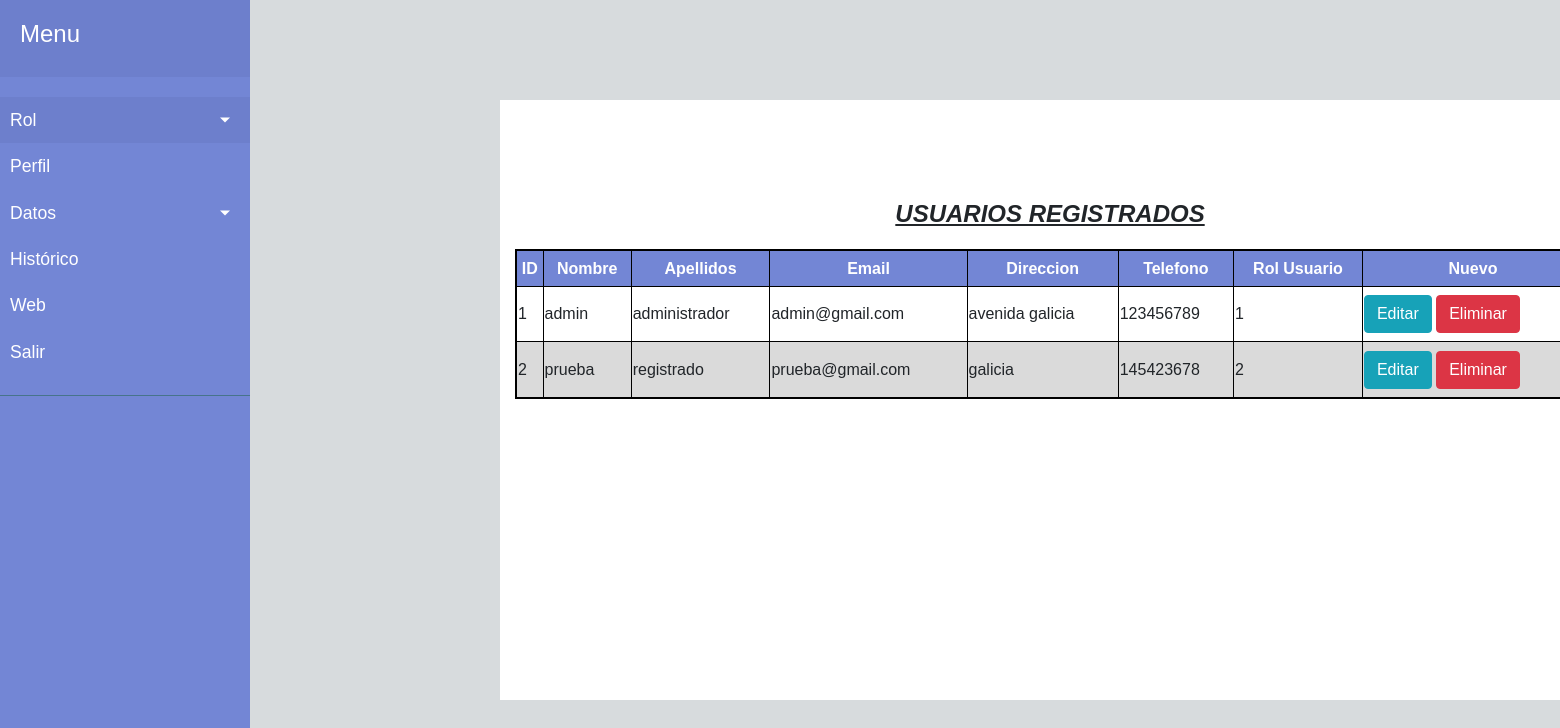
The app's page /usuarios.php with its own data.
### tables this page shows
CREATE TABLE usuarios(
    ID              BIGINT(20)          NOT NULL AUTO_INCREMENT,
    NOMBRE          VARCHAR(255)        NOT NULL,
    APELLIDOS       VARCHAR(255)        NOT NULL,
    EMAIL           VARCHAR(60)         NOT NULL UNIQUE,
    DIRECCION       VARCHAR(255)        NOT NULL,
    TELEFONO        VARCHAR(9)          NOT NULL UNIQUE,
    CONTRASENHA     VARCHAR(255)     NOT NULL,
    ROL_USUARIO BIGINT(20)          NOT NULL,

    PRIMARY KEY(ID),
    FOREIGN KEY (ROL_USUARIO) REFERENCES Roles(ID)
);

### usuarios.php (the view, shortened to what this page needs)
<!DOCTYPE html>
<html lang="en">
<head>
    <link rel="stylesheet" href="css/bootstrap.min.css" />
    <link rel="stylesheet" href="css/fontawesome.min.css" />
    <link rel="stylesheet" href="css/solid.min.css" />
    <link rel="stylesheet" href="css/brands.min.css" />
    <link rel="stylesheet" href="css/stylesUsuarios.css">
</head>
<body style="background-color: #D7DBDD;">
    <div class="wrapper">
        <nav id="sidebar">
            <div class="sidebar-header">
                <h4>Menu <?php echo $_SESSION['username'] ?></h4>
            </div>
            <ul class="list-unstyled components">
                <li class="active">
                    <a href="#submenuInicio" data-toggle="collapse" aria-expanded="false" class="dropdown-toggle">Rol</a>
                </li>
                <li>
                    <a href="admin.php">Perfil</a>
                </li>
                <li>
                    <a href="#pageSubmenu" data-toggle="collapse" aria-expanded="false" class="dropdown-toggle">Datos</a>
                </li>
                <li>
                    <a href="#">Histórico</a>
                </li>
                <li>
                    <a href="index.php">Web</a>
                </li>
                <li>
                    <a href="logout.php">Salir</a>
                </li>
            </ul>
        </nav>
        <div class="container bg-white mt-9 mb-9" style="margin-top: 100px; margin-left:500px; height: 600px">
            <h4 class="text-center" style="margin-top: 100px; font-style:italic; font-weight: bolder; text-decoration:underline;">USUARIOS REGISTRADOS</h4>
                <table border=1 style="border:2px solid black; margin-top:20px">
                    <tr>
                        <th>ID</th>
                        <th>Nombre</th>
                        <th>Apellidos</th>
                        <th>Email</th>
                        <th>Direccion</th>
                        <th>Telefono</th>
                        <th>Rol Usuario</th>
                        <th><a href="nuevo.php">Nuevo</a></th>
                    </tr>
                        <?php
                        include './config/config.php';
                        $sql = $conexion -> query("SELECT id,nombre,apellidos,email,direccion,telefono, rol_usuario FROM usuarios");
                        while($mostrarUsuarios = $sql -> fetch_array(MYSQLI_ASSOC)){
                        ?>
                        <tr>
                            <td><?php echo $mostrarUsuarios['id'];?></td>
                            <td><?php echo $mostrarUsuarios['nombre'];?></td>
                            <td><?php echo $mostrarUsuarios['apellidos'];?></td>
                            <td><?php echo $mostrarUsuarios['email'];?></td>
                            <td><?php echo $mostrarUsuarios['direccion'];?></td>
                            <td><?php echo $mostrarUsuarios['telefono'];?></td>
                            <td><?php echo $mostrarUsuarios['rol_usuario'];?></td>
                            <td>
                            <button class="btn btn-info"><a class="link_edit" href="actualizarUsuario.php?id=<?php echo $mostrarUsuarios['id'];?>">Editar</a></button>
                            <button class="btn btn-danger"><a class="link-delete" href="borrar.php?id=<?php echo $mostrarUsuarios['id'];?>" >Eliminar</a></button>
                            </td>
                        </tr>
                        <?php
                        }
                        ?>
                </table>
            </div>
        </div>
</body>
</html>

### css/stylesUsuarios.css (style rules this page uses)
.wrapper { display: flex; width: 100%; }
#sidebar { width: 250px; position: fixed; top: 0; left: 0; height: 100vh; z-index: 999; background: #4a5da8; color: #fff; transition: all 0.3s; }
a[data-toggle="collapse"] { position: relative; }
.dropdown-toggle::after { display: block; position: absolute; top: 50%; right: 20px; transform: translateY(-50%); }
body { font-family: 'Poppins', sans-serif; background: #fafafa; }
a, a:hover, a:focus { color: inherit; text-decoration: none; transition: all 0.3s; }
#sidebar { background: #7386D5; color: #fff; transition: all 0.3s; }
#sidebar .sidebar-header { padding: 20px; background: #6d7fcc; }
#sidebar ul.components { padding: 20px 0; border-bottom: 1px solid #47748b; }
#sidebar ul li a { padding: 10px; font-size: 1.1em; display: block; }
#sidebar ul li.active > a, a[aria-expanded="true"] { color: #fff; background: #6d7fcc; }
table { width: 1070px; height: 150px; }
table th { background-color: #7386D5; color: white; text-align: center; }
table tr:nth-child(odd) { background-color: rgb(218, 218, 218); }

### records on screen
usuarios: ID "1", NOMBRE "admin", APELLIDOS "administrador", EMAIL "admin@gmail.com", DIRECCION "avenida galicia", TELEFONO "123456789", ROL_USUARIO "1"
usuarios: ID "2", NOMBRE "prueba", APELLIDOS "registrado", EMAIL "prueba@gmail.com", DIRECCION "galicia", TELEFONO "145423678", ROL_USUARIO "2"
